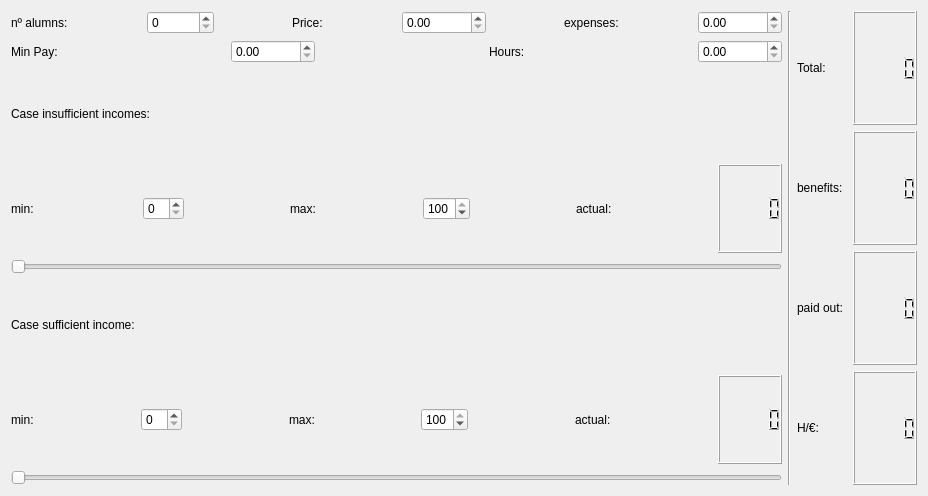
<?xml version="1.0" encoding="UTF-8"?>
<ui version="4.0">
 <class>MainWindow</class>
 <widget class="QMainWindow" name="MainWindow">
  <property name="geometry">
   <rect>
    <x>0</x>
    <y>0</y>
    <width>928</width>
    <height>496</height>
   </rect>
  </property>
  <property name="windowTitle">
   <string>Calculator</string>
  </property>
  <widget class="QWidget" name="centralWidget">
   <property name="minimumSize">
    <size>
     <width>0</width>
     <height>0</height>
    </size>
   </property>
   <layout class="QHBoxLayout" name="horizontalLayout">
    <item>
     <layout class="QVBoxLayout" name="verticalLayout">
      <item>
       <layout class="QHBoxLayout" name="horizontalLayout_4">
        <item>
         <widget class="QLabel" name="label_2">
          <property name="text">
           <string>nº alumns:</string>
          </property>
         </widget>
        </item>
        <item>
         <spacer name="horizontalSpacer_2">
          <property name="orientation">
           <enum>Qt::Horizontal</enum>
          </property>
          <property name="sizeHint" stdset="0">
           <size>
            <width>40</width>
            <height>20</height>
           </size>
          </property>
         </spacer>
        </item>
        <item>
         <widget class="QSpinBox" name="spinBox">
          <property name="maximum">
           <number>999999999</number>
          </property>
         </widget>
        </item>
        <item>
         <spacer name="horizontalSpacer_3">
          <property name="orientation">
           <enum>Qt::Horizontal</enum>
          </property>
          <property name="sizeHint" stdset="0">
           <size>
            <width>40</width>
            <height>20</height>
           </size>
          </property>
         </spacer>
        </item>
        <item>
         <widget class="QLabel" name="label_3">
          <property name="text">
           <string>Price:</string>
          </property>
         </widget>
        </item>
        <item>
         <spacer name="horizontalSpacer_4">
          <property name="orientation">
           <enum>Qt::Horizontal</enum>
          </property>
          <property name="sizeHint" stdset="0">
           <size>
            <width>40</width>
            <height>20</height>
           </size>
          </property>
         </spacer>
        </item>
        <item>
         <widget class="QDoubleSpinBox" name="doubleSpinBox_4">
          <property name="maximum">
           <double>9999999999.000000000000000</double>
          </property>
         </widget>
        </item>
        <item>
         <spacer name="horizontalSpacer_17">
          <property name="orientation">
           <enum>Qt::Horizontal</enum>
          </property>
          <property name="sizeHint" stdset="0">
           <size>
            <width>40</width>
            <height>20</height>
           </size>
          </property>
         </spacer>
        </item>
        <item>
         <widget class="QLabel" name="label_17">
          <property name="text">
           <string>expenses:</string>
          </property>
         </widget>
        </item>
        <item>
         <spacer name="horizontalSpacer_18">
          <property name="orientation">
           <enum>Qt::Horizontal</enum>
          </property>
          <property name="sizeHint" stdset="0">
           <size>
            <width>40</width>
            <height>20</height>
           </size>
          </property>
         </spacer>
        </item>
        <item>
         <widget class="QDoubleSpinBox" name="doubleSpinBox_2">
          <property name="maximum">
           <double>9999999999.000000000000000</double>
          </property>
         </widget>
        </item>
       </layout>
      </item>
      <item>
       <layout class="QHBoxLayout" name="horizontalLayout_2">
        <item>
         <widget class="QLabel" name="label">
          <property name="text">
           <string>Min Pay:</string>
          </property>
         </widget>
        </item>
        <item>
         <spacer name="horizontalSpacer">
          <property name="orientation">
           <enum>Qt::Horizontal</enum>
          </property>
          <property name="sizeHint" stdset="0">
           <size>
            <width>40</width>
            <height>20</height>
           </size>
          </property>
         </spacer>
        </item>
        <item>
         <widget class="QDoubleSpinBox" name="doubleSpinBox">
          <property name="maximum">
           <double>9999999999.000000000000000</double>
          </property>
         </widget>
        </item>
        <item>
         <spacer name="horizontalSpacer_5">
          <property name="orientation">
           <enum>Qt::Horizontal</enum>
          </property>
          <property name="sizeHint" stdset="0">
           <size>
            <width>40</width>
            <height>20</height>
           </size>
          </property>
         </spacer>
        </item>
        <item>
         <widget class="QLabel" name="label_4">
          <property name="text">
           <string>Hours:</string>
          </property>
         </widget>
        </item>
        <item>
         <spacer name="horizontalSpacer_6">
          <property name="orientation">
           <enum>Qt::Horizontal</enum>
          </property>
          <property name="sizeHint" stdset="0">
           <size>
            <width>40</width>
            <height>20</height>
           </size>
          </property>
         </spacer>
        </item>
        <item>
         <widget class="QDoubleSpinBox" name="doubleSpinBox_3">
          <property name="maximum">
           <double>9999999999.000000000000000</double>
          </property>
         </widget>
        </item>
       </layout>
      </item>
      <item>
       <layout class="QVBoxLayout" name="verticalLayout_4">
        <item>
         <widget class="QLabel" name="label_5">
          <property name="text">
           <string>Case insufficient incomes:</string>
          </property>
         </widget>
        </item>
        <item>
         <layout class="QVBoxLayout" name="verticalLayout_5">
          <item>
           <layout class="QHBoxLayout" name="horizontalLayout_5">
            <item>
             <widget class="QLabel" name="label_7">
              <property name="text">
               <string>min: </string>
              </property>
             </widget>
            </item>
            <item>
             <spacer name="horizontalSpacer_7">
              <property name="orientation">
               <enum>Qt::Horizontal</enum>
              </property>
              <property name="sizeHint" stdset="0">
               <size>
                <width>40</width>
                <height>20</height>
               </size>
              </property>
             </spacer>
            </item>
            <item>
             <widget class="QSpinBox" name="spinBox_2"/>
            </item>
            <item>
             <spacer name="horizontalSpacer_8">
              <property name="orientation">
               <enum>Qt::Horizontal</enum>
              </property>
              <property name="sizeHint" stdset="0">
               <size>
                <width>40</width>
                <height>20</height>
               </size>
              </property>
             </spacer>
            </item>
            <item>
             <widget class="QLabel" name="label_9">
              <property name="text">
               <string>max:</string>
              </property>
             </widget>
            </item>
            <item>
             <spacer name="horizontalSpacer_9">
              <property name="orientation">
               <enum>Qt::Horizontal</enum>
              </property>
              <property name="sizeHint" stdset="0">
               <size>
                <width>40</width>
                <height>20</height>
               </size>
              </property>
             </spacer>
            </item>
            <item>
             <widget class="QSpinBox" name="spinBox_3">
              <property name="maximum">
               <number>100</number>
              </property>
              <property name="value">
               <number>100</number>
              </property>
             </widget>
            </item>
            <item>
             <spacer name="horizontalSpacer_13">
              <property name="orientation">
               <enum>Qt::Horizontal</enum>
              </property>
              <property name="sizeHint" stdset="0">
               <size>
                <width>40</width>
                <height>20</height>
               </size>
              </property>
             </spacer>
            </item>
            <item>
             <widget class="QLabel" name="label_15">
              <property name="text">
               <string>actual:</string>
              </property>
             </widget>
            </item>
            <item>
             <spacer name="horizontalSpacer_14">
              <property name="orientation">
               <enum>Qt::Horizontal</enum>
              </property>
              <property name="sizeHint" stdset="0">
               <size>
                <width>40</width>
                <height>20</height>
               </size>
              </property>
             </spacer>
            </item>
            <item>
             <widget class="QLCDNumber" name="lcdNumber_5"/>
            </item>
           </layout>
          </item>
         </layout>
        </item>
        <item>
         <widget class="QSlider" name="horizontalSlider">
          <property name="orientation">
           <enum>Qt::Horizontal</enum>
          </property>
         </widget>
        </item>
       </layout>
      </item>
      <item>
       <layout class="QVBoxLayout" name="verticalLayout_3">
        <item>
         <widget class="QLabel" name="label_6">
          <property name="text">
           <string>Case sufficient income:</string>
          </property>
         </widget>
        </item>
        <item>
         <layout class="QHBoxLayout" name="horizontalLayout_6">
          <item>
           <widget class="QLabel" name="label_8">
            <property name="text">
             <string>min:</string>
            </property>
           </widget>
          </item>
          <item>
           <spacer name="horizontalSpacer_10">
            <property name="orientation">
             <enum>Qt::Horizontal</enum>
            </property>
            <property name="sizeHint" stdset="0">
             <size>
              <width>40</width>
              <height>20</height>
             </size>
            </property>
           </spacer>
          </item>
          <item>
           <widget class="QSpinBox" name="spinBox_4"/>
          </item>
          <item>
           <spacer name="horizontalSpacer_11">
            <property name="orientation">
             <enum>Qt::Horizontal</enum>
            </property>
            <property name="sizeHint" stdset="0">
             <size>
              <width>40</width>
              <height>20</height>
             </size>
            </property>
           </spacer>
          </item>
          <item>
           <widget class="QLabel" name="label_10">
            <property name="text">
             <string>max:</string>
            </property>
           </widget>
          </item>
          <item>
           <spacer name="horizontalSpacer_12">
            <property name="orientation">
             <enum>Qt::Horizontal</enum>
            </property>
            <property name="sizeHint" stdset="0">
             <size>
              <width>40</width>
              <height>20</height>
             </size>
            </property>
           </spacer>
          </item>
          <item>
           <widget class="QSpinBox" name="spinBox_5">
            <property name="maximum">
             <number>100</number>
            </property>
            <property name="value">
             <number>100</number>
            </property>
           </widget>
          </item>
          <item>
           <spacer name="horizontalSpacer_15">
            <property name="orientation">
             <enum>Qt::Horizontal</enum>
            </property>
            <property name="sizeHint" stdset="0">
             <size>
              <width>40</width>
              <height>20</height>
             </size>
            </property>
           </spacer>
          </item>
          <item>
           <widget class="QLabel" name="label_16">
            <property name="text">
             <string>actual:</string>
            </property>
           </widget>
          </item>
          <item>
           <spacer name="horizontalSpacer_16">
            <property name="orientation">
             <enum>Qt::Horizontal</enum>
            </property>
            <property name="sizeHint" stdset="0">
             <size>
              <width>40</width>
              <height>20</height>
             </size>
            </property>
           </spacer>
          </item>
          <item>
           <widget class="QLCDNumber" name="lcdNumber_6"/>
          </item>
         </layout>
        </item>
        <item>
         <widget class="QSlider" name="horizontalSlider_2">
          <property name="orientation">
           <enum>Qt::Horizontal</enum>
          </property>
         </widget>
        </item>
       </layout>
      </item>
     </layout>
    </item>
    <item>
     <widget class="Line" name="line">
      <property name="orientation">
       <enum>Qt::Vertical</enum>
      </property>
     </widget>
    </item>
    <item>
     <layout class="QVBoxLayout" name="verticalLayout_2">
      <item>
       <layout class="QHBoxLayout" name="horizontalLayout_11">
        <item>
         <widget class="QLabel" name="label_12">
          <property name="text">
           <string>Total: </string>
          </property>
         </widget>
        </item>
        <item>
         <widget class="QLCDNumber" name="lcdNumber"/>
        </item>
       </layout>
      </item>
      <item>
       <layout class="QHBoxLayout" name="horizontalLayout_12">
        <item>
         <widget class="QLabel" name="label_13">
          <property name="text">
           <string>benefits: </string>
          </property>
         </widget>
        </item>
        <item>
         <widget class="QLCDNumber" name="lcdNumber_4"/>
        </item>
       </layout>
      </item>
      <item>
       <layout class="QHBoxLayout" name="horizontalLayout_13">
        <item>
         <widget class="QLabel" name="label_14">
          <property name="text">
           <string>paid out: </string>
          </property>
         </widget>
        </item>
        <item>
         <widget class="QLCDNumber" name="lcdNumber_3">
          <property name="enabled">
           <bool>true</bool>
          </property>
          <property name="smallDecimalPoint">
           <bool>false</bool>
          </property>
          <property name="intValue" stdset="0">
           <number>0</number>
          </property>
         </widget>
        </item>
       </layout>
      </item>
      <item>
       <layout class="QHBoxLayout" name="horizontalLayout_10">
        <item>
         <widget class="QLabel" name="label_11">
          <property name="text">
           <string>H/€: </string>
          </property>
         </widget>
        </item>
        <item>
         <widget class="QLCDNumber" name="lcdNumber_2"/>
        </item>
       </layout>
      </item>
     </layout>
    </item>
   </layout>
  </widget>
 </widget>
 <layoutdefault spacing="6" margin="11"/>
 <resources/>
 <connections>
  <connection>
   <sender>spinBox_4</sender>
   <signal>valueChanged(int)</signal>
   <receiver>MainWindow</receiver>
   <slot>min_slice_1(int)</slot>
   <hints>
    <hint type="sourcelabel">
     <x>162</x>
     <y>441</y>
    </hint>
    <hint type="destinationlabel">
     <x>222</x>
     <y>454</y>
    </hint>
   </hints>
  </connection>
  <connection>
   <sender>spinBox_5</sender>
   <signal>valueChanged(int)</signal>
   <receiver>MainWindow</receiver>
   <slot>max_slice_1(int)</slot>
   <hints>
    <hint type="sourcelabel">
     <x>438</x>
     <y>440</y>
    </hint>
    <hint type="destinationlabel">
     <x>501</x>
     <y>431</y>
    </hint>
   </hints>
  </connection>
  <connection>
   <sender>spinBox_2</sender>
   <signal>valueChanged(int)</signal>
   <receiver>MainWindow</receiver>
   <slot>min_slice_2(int)</slot>
   <hints>
    <hint type="sourcelabel">
     <x>165</x>
     <y>315</y>
    </hint>
    <hint type="destinationlabel">
     <x>216</x>
     <y>305</y>
    </hint>
   </hints>
  </connection>
  <connection>
   <sender>spinBox_3</sender>
   <signal>valueChanged(int)</signal>
   <receiver>MainWindow</receiver>
   <slot>max_slice_2(int)</slot>
   <hints>
    <hint type="sourcelabel">
     <x>448</x>
     <y>327</y>
    </hint>
    <hint type="destinationlabel">
     <x>499</x>
     <y>315</y>
    </hint>
   </hints>
  </connection>
  <connection>
   <sender>MainWindow</sender>
   <signal>slice1(int,int)</signal>
   <receiver>horizontalSlider_2</receiver>
   <slot>setRange(int,int)</slot>
   <hints>
    <hint type="sourcelabel">
     <x>658</x>
     <y>441</y>
    </hint>
    <hint type="destinationlabel">
     <x>14</x>
     <y>474</y>
    </hint>
   </hints>
  </connection>
  <connection>
   <sender>MainWindow</sender>
   <signal>slice2(int,int)</signal>
   <receiver>horizontalSlider</receiver>
   <slot>setRange(int,int)</slot>
   <hints>
    <hint type="sourcelabel">
     <x>2</x>
     <y>356</y>
    </hint>
    <hint type="destinationlabel">
     <x>13</x>
     <y>356</y>
    </hint>
   </hints>
  </connection>
  <connection>
   <sender>horizontalSlider_2</sender>
   <signal>valueChanged(int)</signal>
   <receiver>lcdNumber_6</receiver>
   <slot>display(int)</slot>
   <hints>
    <hint type="sourcelabel">
     <x>672</x>
     <y>474</y>
    </hint>
    <hint type="destinationlabel">
     <x>750</x>
     <y>447</y>
    </hint>
   </hints>
  </connection>
  <connection>
   <sender>horizontalSlider</sender>
   <signal>valueChanged(int)</signal>
   <receiver>lcdNumber_5</receiver>
   <slot>display(int)</slot>
   <hints>
    <hint type="sourcelabel">
     <x>633</x>
     <y>359</y>
    </hint>
    <hint type="destinationlabel">
     <x>713</x>
     <y>331</y>
    </hint>
   </hints>
  </connection>
  <connection>
   <sender>MainWindow</sender>
   <signal>total(double)</signal>
   <receiver>lcdNumber</receiver>
   <slot>display(double)</slot>
   <hints>
    <hint type="sourcelabel">
     <x>925</x>
     <y>57</y>
    </hint>
    <hint type="destinationlabel">
     <x>894</x>
     <y>56</y>
    </hint>
   </hints>
  </connection>
  <connection>
   <sender>spinBox</sender>
   <signal>valueChanged(int)</signal>
   <receiver>MainWindow</receiver>
   <slot>qtty_alums(int)</slot>
   <hints>
    <hint type="sourcelabel">
     <x>224</x>
     <y>78</y>
    </hint>
    <hint type="destinationlabel">
     <x>342</x>
     <y>36</y>
    </hint>
   </hints>
  </connection>
  <connection>
   <sender>doubleSpinBox_4</sender>
   <signal>valueChanged(double)</signal>
   <receiver>MainWindow</receiver>
   <slot>price(double)</slot>
   <hints>
    <hint type="sourcelabel">
     <x>483</x>
     <y>78</y>
    </hint>
    <hint type="destinationlabel">
     <x>577</x>
     <y>39</y>
    </hint>
   </hints>
  </connection>
  <connection>
   <sender>doubleSpinBox</sender>
   <signal>valueChanged(double)</signal>
   <receiver>MainWindow</receiver>
   <slot>minPay(double)</slot>
   <hints>
    <hint type="sourcelabel">
     <x>246</x>
     <y>183</y>
    </hint>
    <hint type="destinationlabel">
     <x>128</x>
     <y>194</y>
    </hint>
   </hints>
  </connection>
  <connection>
   <sender>doubleSpinBox_3</sender>
   <signal>valueChanged(double)</signal>
   <receiver>MainWindow</receiver>
   <slot>hours(double)</slot>
   <hints>
    <hint type="sourcelabel">
     <x>647</x>
     <y>189</y>
    </hint>
    <hint type="destinationlabel">
     <x>568</x>
     <y>194</y>
    </hint>
   </hints>
  </connection>
  <connection>
   <sender>MainWindow</sender>
   <signal>benefits(double)</signal>
   <receiver>lcdNumber_4</receiver>
   <slot>display(double)</slot>
   <hints>
    <hint type="sourcelabel">
     <x>923</x>
     <y>210</y>
    </hint>
    <hint type="destinationlabel">
     <x>895</x>
     <y>211</y>
    </hint>
   </hints>
  </connection>
  <connection>
   <sender>MainWindow</sender>
   <signal>payout(double)</signal>
   <receiver>lcdNumber_3</receiver>
   <slot>display(double)</slot>
   <hints>
    <hint type="sourcelabel">
     <x>925</x>
     <y>337</y>
    </hint>
    <hint type="destinationlabel">
     <x>891</x>
     <y>336</y>
    </hint>
   </hints>
  </connection>
  <connection>
   <sender>MainWindow</sender>
   <signal>costHours(double)</signal>
   <receiver>lcdNumber_2</receiver>
   <slot>display(double)</slot>
   <hints>
    <hint type="sourcelabel">
     <x>920</x>
     <y>442</y>
    </hint>
    <hint type="destinationlabel">
     <x>892</x>
     <y>437</y>
    </hint>
   </hints>
  </connection>
  <connection>
   <sender>horizontalSlider_2</sender>
   <signal>valueChanged(int)</signal>
   <receiver>MainWindow</receiver>
   <slot>porPositive(int)</slot>
   <hints>
    <hint type="sourcelabel">
     <x>541</x>
     <y>472</y>
    </hint>
    <hint type="destinationlabel">
     <x>662</x>
     <y>427</y>
    </hint>
   </hints>
  </connection>
  <connection>
   <sender>horizontalSlider</sender>
   <signal>valueChanged(int)</signal>
   <receiver>MainWindow</receiver>
   <slot>porNegative(int)</slot>
   <hints>
    <hint type="sourcelabel">
     <x>551</x>
     <y>359</y>
    </hint>
    <hint type="destinationlabel">
     <x>642</x>
     <y>308</y>
    </hint>
   </hints>
  </connection>
  <connection>
   <sender>doubleSpinBox_2</sender>
   <signal>valueChanged(double)</signal>
   <receiver>MainWindow</receiver>
   <slot>expenses(double)</slot>
   <hints>
    <hint type="sourcelabel">
     <x>692</x>
     <y>74</y>
    </hint>
    <hint type="destinationlabel">
     <x>728</x>
     <y>30</y>
    </hint>
   </hints>
  </connection>
 </connections>
 <slots>
  <signal>slice1(int,int)</signal>
  <signal>slice2(int,int)</signal>
  <signal>total(double)</signal>
  <signal>benefits(double)</signal>
  <signal>payout(double)</signal>
  <signal>costHours(double)</signal>
  <slot>min_slice_1(int)</slot>
  <slot>max_slice_1(int)</slot>
  <slot>min_slice_2(int)</slot>
  <slot>max_slice_2(int)</slot>
  <slot>qtty_alums(int)</slot>
  <slot>price(double)</slot>
  <slot>minPay(double)</slot>
  <slot>hours(double)</slot>
  <slot>porPositive(int)</slot>
  <slot>porNegative(int)</slot>
  <slot>expenses(double)</slot>
 </slots>
</ui>
